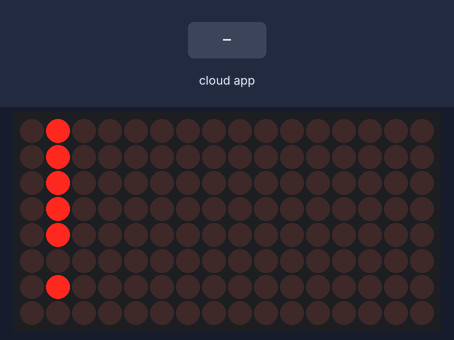
The program below on a simulated ESP32. Parts: 16×8 LED matrix. The test bench sets the inputs (shaded band). WiFi joins after 1.5 s; servers stay silent unless stated; what the program prints to the serial monitor is not drawn.

Above: at 4.5 s.
4.6 s: the phone or cloud app sets matrix.lamp to 1
At 5.3 s:
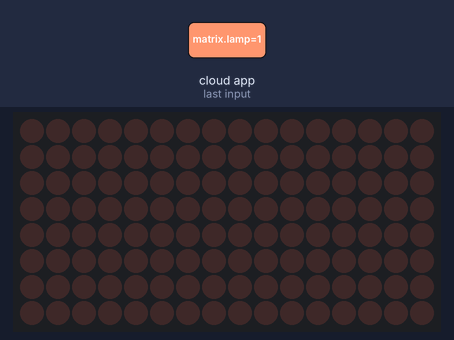
7.6 s: the phone or cloud app sets matrix.lamp to 0
At 11.05 s:
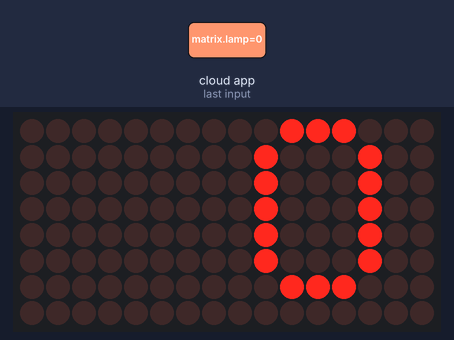

The program:

main.cpp
```cpp
#include <Arduino.h>

#ifdef ESP32
#include <WiFi.h>
#else
#include <ESP8266WiFi.h>
#endif

#include <Wire.h>
#include "fauxmoESP.h"
#include "Adafruit_GFX.h"
#include "Adafruit_LEDBackpack.h"
#include "SPI.h"

Adafruit_8x16minimatrix matrix = Adafruit_8x16minimatrix();
fauxmoESP fauxmo;

#define WIFI_SSID "CMMC_Sinet_2.4G"
#define WIFI_PASS "zxc12345"

#define SERIAL_BAUDRATE 115200

#define ID_MATRIX "matrix lamp"

bool MatrixState = true;
TaskHandle_t MatrixHandle = NULL;
TickType_t DELAY(unsigned long ms)
{
    return ms / portTICK_PERIOD_MS;
}

void wifiSetup()
{
    WiFi.mode(WIFI_STA);

    Serial.printf("[WIFI] Connecting to %s ", WIFI_SSID);
    WiFi.begin(WIFI_SSID, WIFI_PASS);

    while (WiFi.status() != WL_CONNECTED)
    {
        Serial.print(".");
        delay(100);
    }
    Serial.println();

    Serial.printf("[WIFI] STATION Mode, SSID: %s, IP address: %s\n", WiFi.SSID().c_str(), WiFi.localIP().toString().c_str());
}

void Matrix(void *pvParameters)
{
    for (;;)
    {
        if (MatrixState == true)
        {
            matrix.setRotation(1);
            matrix.setTextSize(1);
            matrix.setTextWrap(false);
            matrix.setTextColor(LED_ON);

            for (int8_t x = 16; x >= -25; x--)
            {
                matrix.clear();
                matrix.setCursor(x, 0);

                matrix.print("On!");
                matrix.writeDisplay();

                vTaskDelay(DELAY(100));
            }

            vTaskDelay(DELAY(120));
        }

        else if (MatrixState == false)
        {
            matrix.setRotation(1);
            matrix.setTextSize(1);
            matrix.setTextWrap(false);
            matrix.setTextColor(LED_ON);

            for (int8_t x = 16; x >= -25; x--)
            {
                matrix.clear();
                matrix.setCursor(x, 0);

                matrix.print("Off!");
                matrix.writeDisplay();

                vTaskDelay(DELAY(100));
            }

            vTaskDelay(DELAY(120));
        }
    }

    vTaskDelete(NULL);
}

void setup()
{
    Serial.begin(SERIAL_BAUDRATE);
    Serial.println();
    Serial.println();

    wifiSetup();

    fauxmo.createServer(true);
    fauxmo.setPort(80);

    fauxmo.enable(true);

    matrix.begin(0x70);

    matrix.clear();
    matrix.writeDisplay();

    matrix.setRotation(1);
    matrix.setTextSize(1);
    matrix.setTextWrap(false);
    matrix.setTextColor(LED_ON);

    fauxmo.addDevice(ID_MATRIX);

    xTaskCreate(Matrix, "Matrix Task", 1024, (void *)MatrixState, 1, &MatrixHandle);

    fauxmo.onSetState([](unsigned char device_id, const char *device_name, bool state, unsigned char value) {
        Serial.printf("[MAIN] Device #%d (%s) state: %s value: %d\n", device_id, device_name, state ? "ON" : "OFF", value);

        if (strcmp(device_name, ID_MATRIX) == 0)
        {
            MatrixState = state ? true : false;
        }
    });
}

void loop()
{
    fauxmo.handle();
    taskYIELD();
}
```

Measured:
- after the input at 7.6 s, the display: first differs from a run without the input after 3.4 s (image 2)
- what the display in image 1 shows lasts 1.3 s, from 4.7 s to 6.0 s
